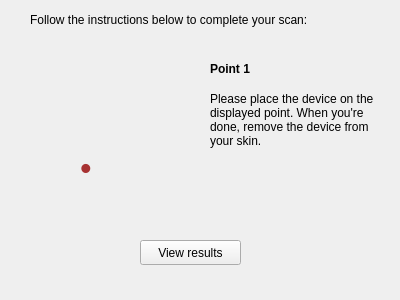
<?xml version="1.0" encoding="UTF-8"?>
<ui version="4.0">
 <class>ScanPage</class>
 <widget class="QWidget" name="ScanPage">
  <property name="geometry">
   <rect>
    <x>0</x>
    <y>0</y>
    <width>400</width>
    <height>300</height>
   </rect>
  </property>
  <property name="windowTitle">
   <string>Form</string>
  </property>
  <property name="styleSheet">
   <string notr="true"/>
  </property>
  <widget class="QLabel" name="header">
   <property name="geometry">
    <rect>
     <x>30</x>
     <y>10</y>
     <width>351</width>
     <height>20</height>
    </rect>
   </property>
   <property name="text">
    <string>Follow the instructions below to complete your scan:</string>
   </property>
  </widget>
  <widget class="QGraphicsView" name="imageView">
   <property name="geometry">
    <rect>
     <x>50</x>
     <y>80</y>
     <width>125</width>
     <height>125</height>
    </rect>
   </property>
   <property name="autoFillBackground">
    <bool>false</bool>
   </property>
   <property name="styleSheet">
    <string notr="true">background-color: transparent</string>
   </property>
   <property name="frameShape">
    <enum>QFrame::NoFrame</enum>
   </property>
   <property name="frameShadow">
    <enum>QFrame::Sunken</enum>
   </property>
   <property name="lineWidth">
    <number>0</number>
   </property>
   <property name="backgroundBrush">
    <brush brushstyle="NoBrush">
     <color alpha="0">
      <red>0</red>
      <green>0</green>
      <blue>0</blue>
     </color>
    </brush>
   </property>
   <property name="foregroundBrush">
    <brush brushstyle="NoBrush">
     <color alpha="0">
      <red>0</red>
      <green>0</green>
      <blue>0</blue>
     </color>
    </brush>
   </property>
   <property name="interactive">
    <bool>false</bool>
   </property>
  </widget>
  <widget class="QStackedWidget" name="stackedWidget">
   <property name="geometry">
    <rect>
     <x>10</x>
     <y>240</y>
     <width>361</width>
     <height>41</height>
    </rect>
   </property>
   <property name="currentIndex">
    <number>0</number>
   </property>
   <widget class="QWidget" name="afterScan">
    <widget class="QPushButton" name="resultsButton">
     <property name="geometry">
      <rect>
       <x>130</x>
       <y>0</y>
       <width>101</width>
       <height>25</height>
      </rect>
     </property>
     <property name="text">
      <string>View results</string>
     </property>
    </widget>
   </widget>
   <widget class="QWidget" name="duringScan">
    <widget class="QPushButton" name="skinToggleButton">
     <property name="geometry">
      <rect>
       <x>30</x>
       <y>10</y>
       <width>111</width>
       <height>25</height>
      </rect>
     </property>
     <property name="text">
      <string>Put on Skin</string>
     </property>
    </widget>
    <widget class="QTextEdit" name="skinStatus">
     <property name="geometry">
      <rect>
       <x>170</x>
       <y>10</y>
       <width>191</width>
       <height>31</height>
      </rect>
     </property>
     <property name="html">
      <string>&lt;!DOCTYPE HTML PUBLIC &quot;-//W3C//DTD HTML 4.0//EN&quot; &quot;http://www.w3.org/TR/REC-html40/strict.dtd&quot;&gt;
&lt;html&gt;&lt;head&gt;&lt;meta name=&quot;qrichtext&quot; content=&quot;1&quot; /&gt;&lt;style type=&quot;text/css&quot;&gt;
p, li { white-space: pre-wrap; }
&lt;/style&gt;&lt;/head&gt;&lt;body style=&quot; font-family:'Sans'; font-size:10pt; font-weight:400; font-style:normal;&quot;&gt;
&lt;p style=&quot; margin-top:0px; margin-bottom:0px; margin-left:0px; margin-right:0px; -qt-block-indent:0; text-indent:0px;&quot;&gt;Current status : Off skin&lt;/p&gt;&lt;/body&gt;&lt;/html&gt;</string>
     </property>
    </widget>
   </widget>
  </widget>
  <widget class="QLabel" name="instructions">
   <property name="geometry">
    <rect>
     <x>210</x>
     <y>80</y>
     <width>171</width>
     <height>81</height>
    </rect>
   </property>
   <property name="text">
    <string>&lt;html&gt;&lt;head/&gt;&lt;body&gt;&lt;p&gt;Please place the device on the displayed point. When you're done, remove the device from your skin.&lt;/p&gt;&lt;/body&gt;&lt;/html&gt;</string>
   </property>
   <property name="wordWrap">
    <bool>true</bool>
   </property>
  </widget>
  <widget class="QLabel" name="dot">
   <property name="geometry">
    <rect>
     <x>80</x>
     <y>160</y>
     <width>21</width>
     <height>17</height>
    </rect>
   </property>
   <property name="font">
    <font>
     <pointsize>25</pointsize>
    </font>
   </property>
   <property name="autoFillBackground">
    <bool>false</bool>
   </property>
   <property name="styleSheet">
    <string notr="true">color: rgb(167, 50, 50);
background-color: transparent;
</string>
   </property>
   <property name="text">
    <string>•</string>
   </property>
  </widget>
  <widget class="QLabel" name="pointName">
   <property name="geometry">
    <rect>
     <x>210</x>
     <y>60</y>
     <width>62</width>
     <height>17</height>
    </rect>
   </property>
   <property name="styleSheet">
    <string notr="true">font-weight: bold</string>
   </property>
   <property name="text">
    <string>Point 1</string>
   </property>
  </widget>
  <widget class="QLabel" name="value">
   <property name="geometry">
    <rect>
     <x>210</x>
     <y>180</y>
     <width>161</width>
     <height>17</height>
    </rect>
   </property>
   <property name="text">
    <string/>
   </property>
  </widget>
 </widget>
 <resources/>
 <connections/>
</ui>
